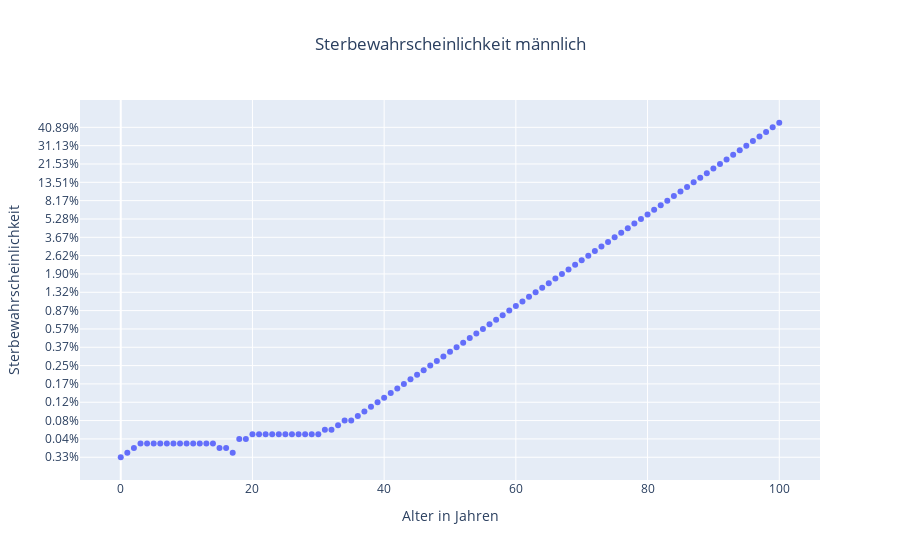

Write notebook code for a chart like this one.
### Markdown cell above
## Sterbewahrscheinlichkeit
### männlich

### Code cell
# Daten der y-Achse mit 100 multiplizieren und als Prozent formatieren
df['Sterbewahrscheinlichkeit'] = df['Sterbewahrscheinlichkeit [q(x)] männlich Ziffer'] * 100
df['Sterbewahrscheinlichkeit'] = df['Sterbewahrscheinlichkeit'].map('{:.2f}%'.format)

# Plot erstellen
fig = px.scatter(df, 
                 x='Alter in Jahren', 
                 y='Sterbewahrscheinlichkeit', 
                 title='Sterbewahrscheinlichkeit männlich')

fig.update_layout(title_x=0.5)

fig.show()

### Figure 1 — Plotly figure (JSON) as saved in the notebook; plotly's stock layout.template omitted (floating-point values rounded to 4 significant figures)
{"data": [{"hovertemplate": "Alter in Jahren=%{x}<br>Sterbewahrscheinlichkeit=%{y}<extra></extra>", "legendgroup": "", "marker": {"color": "#636efa", "symbol": "circle"}, "mode": "markers", "name": "", "orientation": "h", "showlegend": false, "type": "scatter", "x": [0, 1, 2, 3, 4, 5, 6, 7, 8, 9, 10, 11, 12, 13, 14, 15, 16, 17, 18, 19, 20, 21, 22, 23, 24, 25, 26, 27, 28, 29, 30, 31, 32, 33, 34, 35, 36, 37, 38, 39, 40, 41, 42, 43, 44, 45, 46, 47, 48, 49, 50, 51, 52, 53, 54, 55, 56, 57, 58, 59, 60, 61, 62, 63, 64, 65, 66, 67, 68, 69, 70, 71, 72, 73, 74, 75, 76, 77, 78, 79, 80, 81, 82, 83, 84, 85, 86, 87, 88, 89, 90, 91, 92, 93, 94, 95, 96, 97, 98, 99, 100], "xaxis": "x", "y": ["0.33%", "0.03%", "0.02%", "0.01%", "0.01%", "0.01%", "0.01%", "0.01%", "0.01%", "0.01%", "0.01%", "0.01%", "0.01%", "0.01%", "0.01%", "0.02%", "0.02%", "0.03%", "0.04%", "0.04%", "0.05%", "0.05%", "0.05%", "0.05%", "0.05%", "0.05%", "0.05%", "0.05%", "0.05%", "0.05%", "0.05%", "0.06%", "0.06%", "0.07%", "0.08%", "0.08%", "0.09%", "0.10%", "0.11%", "0.12%", "0.13%", "0.14%", "0.16%", "0.17%", "0.19%", "0.21%", "0.23%", "0.25%", "0.27%", "0.30%", "0.34%", "0.37%", "0.41%", "0.46%", "0.51%", "0.57%", "0.63%", "0.70%", "0.78%", "0.87%", "0.97%", "1.08%", "1.20%", "1.32%", "1.46%", "1.60%", "1.74%", "1.90%", "2.06%", "2.23%", "2.42%", "2.62%", "2.85%", "3.09%", "3.37%", "3.67%", "4.00%", "4.37%", "4.80%", "5.28%", "5.83%", "6.48%", "7.25%", "8.17%", "9.24%", "10.49%", "11.91%", "13.51%", "15.29%", "17.22%", "19.31%", "21.53%", "23.85%", "26.25%", "28.68%", "31.13%", "33.58%", "36.03%", "38.47%", "40.89%", "43.28%"], "yaxis": "y"}], "layout": {"legend": {"tracegroupgap": 0}, "title": {"text": "Sterbewahrscheinlichkeit männlich", "x": 0.5}, "xaxis": {"anchor": "y", "domain": [0, 1], "title": {"text": "Alter in Jahren"}}, "yaxis": {"anchor": "x", "domain": [0, 1], "title": {"text": "Sterbewahrscheinlichkeit"}}}}
